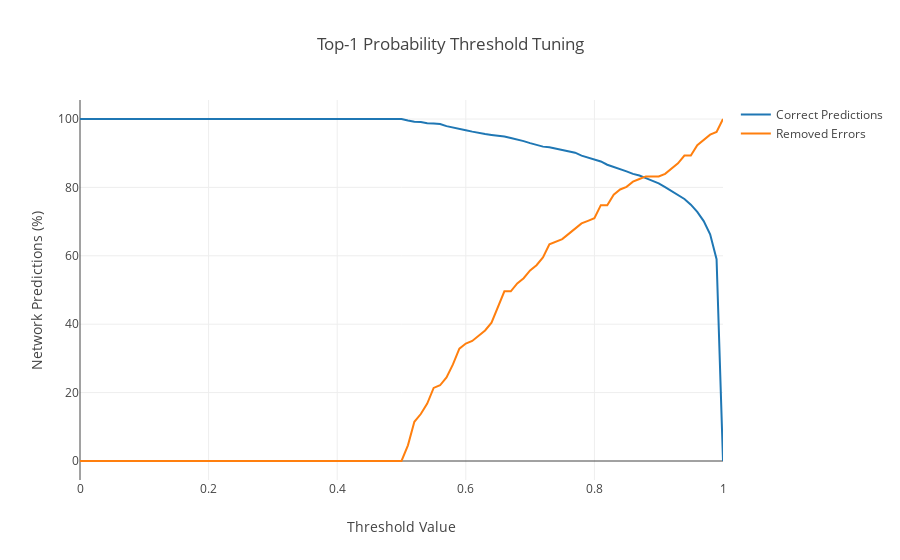

This figure's notebook cell:
### Markdown cell above
Effect on the number of correct predictions detected, error predictions removed when thresholding on probability. 
It is equivalent of only accepting prediction if the top-1 probability is > than the threshold:

### Code cell
# Threholds from 0 to 1, taking steps of 0.01
import numpy as np
threshold = np.arange(0, 1.01, 0.01)
correct_list, errors_list, n_correct, n_errors = evaluator.show_threshold_impact(probs, labels, type='probability')
